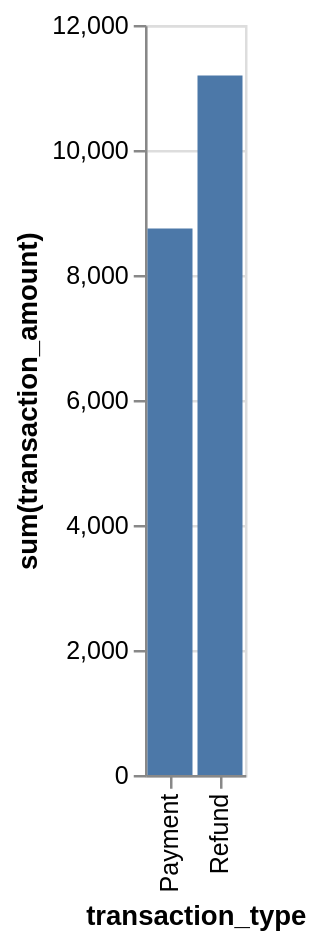

Source (Vega-Lite JSON):
### Vega-Lite specification from a JSON file in a GitHub repository (floating-point values rounded to 4 significant figures)
{"data": {"values": [{"x_data": "Payment", "y_data": 8743.0}, {"x_data": "Refund", "y_data": 11190.0}]}, "mark": "bar", "encoding": {"x": {"field": "x_data", "type": "nominal", "title": "transaction_type", "sort": {"op": "sum", "field": "y_data", "order": "ascending"}}, "y": {"field": "y_data", "type": "quantitative", "title": "sum(transaction_amount)"}}}
